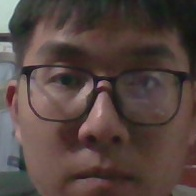
#> input picture src/view/dataset/E nam binh zuong/1.jpg, 196 x 196 px, given in place of the camera
$ python capture_faces.py
#> lines starting #> are read from the running program, lines starting #| are printed output that depends on the picture
#> the answer given: dataset/E nam binh zuong/1.jpg
import cv2
import os

def capture_faces(person_name, save_dir="dataset", num_samples=100):
#> called with person_name = 'dataset/E nam binh zuong/1.jpg', save_dir = 'dataset', num_samples = 100
    person_path = os.path.join(save_dir, person_name)
    os.makedirs(person_path, exist_ok=True)
    cap = cv2.VideoCapture(0)
    face_cascade = cv2.CascadeClassifier(cv2.data.haarcascades + "haarcascade_frontalface_default.xml")
    count = 0
    print(f"[*] Đang thu thập ảnh cho: {person_name}")
    while True:
        ret, frame = cap.read()
#> frame is the input picture: shape (196, 196, 3); mean B, G, R 64.4, 68.7, 84.7
        if not ret:
            break
        gray = cv2.cvtColor(frame, cv2.COLOR_BGR2GRAY)
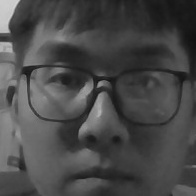
#> gray: shape (196, 196); min 17, max 210, mean 73
        faces = face_cascade.detectMultiScale(gray, 1.3, 5)
#> faces = ()
        for (x, y, w, h) in faces:
            face_img = gray[y:y+h, x:x+w]
            face_resized = cv2.resize(face_img, (100, 100))
            img_path = os.path.join(person_path, f"{count+1}.jpg")
            cv2.imwrite(img_path, face_resized)
            count += 1
            cv2.rectangle(frame, (x, y), (x+w, y+h), (0, 255, 0), 2)
            cv2.putText(frame, f"So anh :{count}/{num_samples}", (x, y-10),
                        cv2.FONT_HERSHEY_SIMPLEX, 0.7, (0, 255, 0), 2)
#> this loop made 0 passes
#> after the loop, count = 0
        cv2.imshow("Thu thập khuôn mặt", frame)
        if count >=100 or cv2.waitKey(1) & 0xFF == ord('q'):
#> (key q is pressed here)
            break
        if count >= num_samples:
            break
    cap.release()
    cv2.destroyAllWindows()
    print(f"[✓] Đã lưu {count} ảnh vào: {person_path}")
#| [✓] Đã lưu 0 ảnh vào: dataset/dataset/E nam binh zuong/1.jpg

if __name__ == "__main__":
    name = input("Nhập tên người cần thu thập ảnh: ")
    capture_faces(name)

$ run again, on src/view/dataset/E nam binh zuong/10.jpg
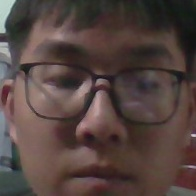
#> input picture src/view/dataset/E nam binh zuong/10.jpg, 196 x 196 px, given in place of the camera
#> in capture_faces, frame is the input picture: shape (196, 196, 3); mean B, G, R 64.1, 68, 84.2
#> in capture_faces, `gray = cv2.cvtColor(frame, cv2.COLOR_BGR2GRAY)`:
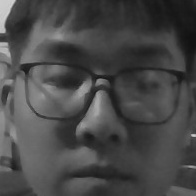
#> gray: shape (196, 196); min 17, max 210, mean 72.4
#> faces = ()
#> after the loop in capture_faces, `for (x, y, w, h) in faces:`: count = 0
#| [✓] Đã lưu 0 ảnh vào: dataset/dataset/E nam binh zuong/10.jpg
